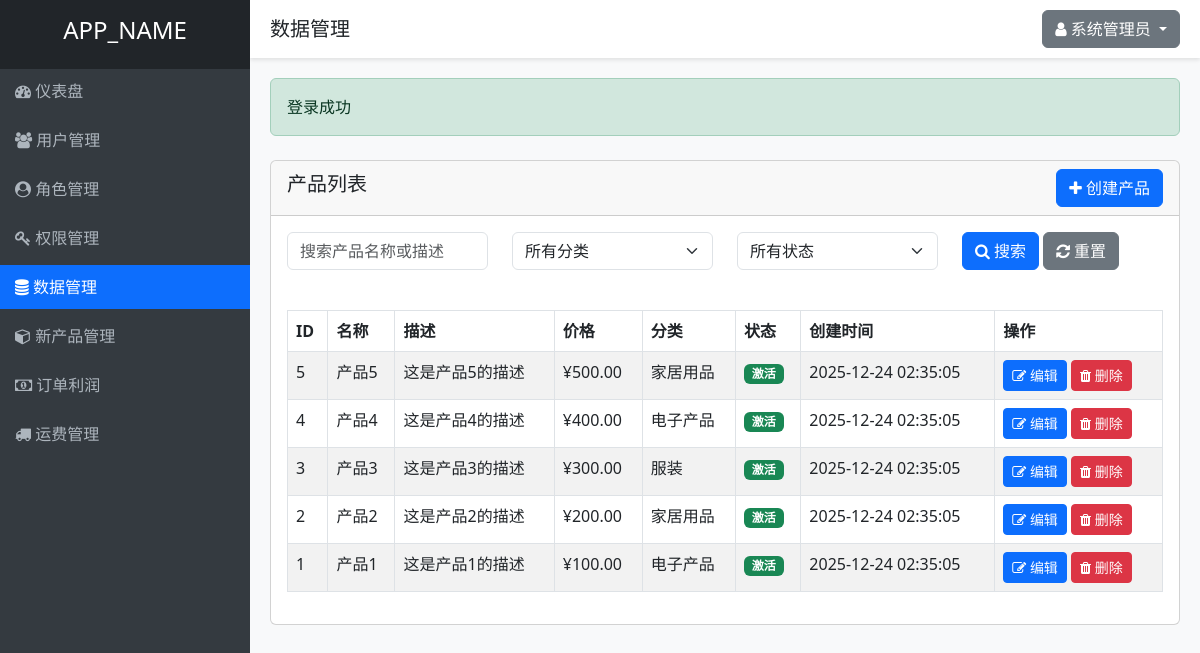
The app's page /data.php (signed in) with its own data.
### tables this page shows
CREATE TABLE IF NOT EXISTS products (
    id INT AUTO_INCREMENT PRIMARY KEY,
    name VARCHAR(100) NOT NULL,
    description TEXT,
    price DECIMAL(10, 2) NOT NULL,
    category VARCHAR(50) NOT NULL,
    status ENUM('active', 'inactive') DEFAULT 'active',
    created_at TIMESTAMP DEFAULT CURRENT_TIMESTAMP,
    updated_at TIMESTAMP DEFAULT CURRENT_TIMESTAMP ON UPDATE CURRENT_TIMESTAMP
);

### controllers/DataController.php (called while the page is built, shortened)
<?php
require_once APP_ROOT . '/models/Product.php';
require_once APP_ROOT . '/helpers/functions.php';
class DataController {
    private $productModel;
    public function __construct() {
        $this->productModel = new Product();
    }
    public function index() {
        $filters = [];
        $products = $this->productModel->getAll($filters);
        include VIEWS_DIR . '/layouts/header.php';
        include VIEWS_DIR . '/data/index.php';
        include VIEWS_DIR . '/layouts/footer.php';
    }
}
?>

### helpers/functions.php (called while the page is built, shortened)
<?php
function isLoggedIn() {
    return isset($_SESSION['user_id']);
}
function getCurrentUserId() {
    return $_SESSION['user_id'] ?? null;
}
function hasPermission($permissionSlug) {
    require_once APP_ROOT . '/models/Permission.php';
    $permissionModel = new Permission();
    return $permissionModel->checkUserPermission(getCurrentUserId(), $permissionSlug);
}
?>

### includes/database.php (called while the page is built, shortened)
<?php
class Database {
    private static $instance = null;
    private $conn;
    private function __construct() {
        try {
            $this->conn = new PDO(
                "mysql:host=" . DB_HOST . ";dbname=" . DB_NAME . ";charset=utf8",
                DB_USER,
                DB_PASS,
                [
                    PDO::ATTR_ERRMODE => PDO::ERRMODE_EXCEPTION,
                    PDO::ATTR_DEFAULT_FETCH_MODE => PDO::FETCH_ASSOC,
                    PDO::ATTR_EMULATE_PREPARES => false
                ]
            );
        } catch(PDOException $e) {
            die("数据库连接失败: " . $e->getMessage());
        }
    }
    public static function getInstance() {
        if(self::$instance === null) {
            self::$instance = new Database();
        }
        return self::$instance;
    }
    public function query($sql, $params = []) {
        $stmt = $this->conn->prepare($sql);
        $stmt->execute($params);
        return $stmt;
    }
}
?>

### models/Permission.php (called while the page is built, shortened)
<?php
require_once APP_ROOT . '/includes/database.php';
class Permission {
    private $db;
    public function __construct() {
        $this->db = Database::getInstance();
    }
    public function checkUserPermission($userId, $permissionSlug) {
        $sql = "SELECT COUNT(*) as count FROM permissions p
                JOIN role_permissions rp ON p.id = rp.permission_id
                JOIN user_roles ur ON rp.role_id = ur.role_id
                WHERE ur.user_id = ? AND p.slug = ?";
        $stmt = $this->db->query($sql, [$userId, $permissionSlug]);
        $result = $stmt->fetch();
        return $result['count'] > 0;
    }
}
?>

### models/Product.php (called while the page is built, shortened)
<?php
require_once APP_ROOT . '/includes/database.php';
class Product {
    private $db;
    public function __construct() {
        $this->db = Database::getInstance();
    }
    public function getAll($filters = []) {
        $sql = "SELECT * FROM products";
        $params = [];
        $sql .= " ORDER BY id DESC";
        $stmt = $this->db->query($sql, $params);
        return $stmt->fetchAll();
    }
}
?>

### views/data/index.php (the view, shortened to what this page needs)
<div class="row mt-4">
    <div class="col-md-12">
        <div class="card">
            <div class="card-header d-flex justify-content-between align-items-center">
                <h5>产品列表</h5>
                <?php if (hasPermission('data.create')): ?>
                    <a href="<?php echo APP_URL; ?>/data.php?action=create" class="btn btn-primary">
                        <i class="fa fa-plus"></i> 创建产品
                    </a>
                <?php endif; ?>
            </div>
            <div class="card-body">
                <form method="GET" action="<?php echo APP_URL; ?>/data.php" class="mb-4">
                    <div class="row">
                        <div class="col-md-3">
                            <div class="mb-3">
                                <input type="text" class="form-control" name="search" placeholder="搜索产品名称或描述" value="<?php echo $_GET['search'] ?? ''; ?>">
                            </div>
                        </div>
                        <div class="col-md-3">
                            <div class="mb-3">
                                <select class="form-select" name="category">
                                    <option value="">所有分类</option>
                                </select>
                            </div>
                        </div>
                        <div class="col-md-3">
                            <div class="mb-3">
                                <select class="form-select" name="status">
                                    <option value="">所有状态</option>
                                </select>
                            </div>
                        </div>
                        <div class="col-md-3">
                            <div class="mb-3">
                                <button type="submit" class="btn btn-primary">
                                    <i class="fa fa-search"></i> 搜索
                                </button>
                                <a href="<?php echo APP_URL; ?>/data.php" class="btn btn-secondary">
                                    <i class="fa fa-refresh"></i> 重置
                                </a>
                            </div>
                        </div>
                    </div>
                </form>
                <table class="table table-bordered table-striped">
                    <thead>
                        <tr>
                            <th>ID</th>
                            <th>名称</th>
                            <th>描述</th>
                            <th>价格</th>
                            <th>分类</th>
                            <th>状态</th>
                            <th>创建时间</th>
                            <th>操作</th>
                        </tr>
                    </thead>
                    <tbody>
                        <?php foreach ($products as $product): ?>
                            <tr>
                                <td><?php echo $product['id']; ?></td>
                                <td><?php echo $product['name']; ?></td>
                                <td><?php echo substr($product['description'], 0, 50); ?><?php echo strlen($product['description']) > 50 ? '...' : ''; ?></td>
                                <td>¥<?php echo number_format($product['price'], 2); ?></td>
                                <td><?php echo $product['category']; ?></td>
                                <td>
                                    <span class="badge bg-<?php echo $product['status'] == 'active' ? 'success' : 'danger'; ?>">
                                        <?php echo $product['status'] == 'active' ? '激活' : '停用'; ?>
                                    </span>
                                </td>
                                <td><?php echo $product['created_at']; ?></td>
                                <td>
                                    <?php if (hasPermission('data.edit')): ?>
                                        <a href="<?php echo APP_URL; ?>/data.php?action=edit&id=<?php echo $product['id']; ?>" class="btn btn-sm btn-primary">
                                            <i class="fa fa-edit"></i> 编辑
                                        </a>
                                    <?php endif; ?>
                                    <?php if (hasPermission('data.delete')): ?>
                                        <a href="<?php echo APP_URL; ?>/data.php?action=delete&id=<?php echo $product['id']; ?>" class="btn btn-sm btn-danger" onclick="return confirm('确定要删除这个产品吗？');">
                                            <i class="fa fa-trash"></i> 删除
                                        </a>
                                    <?php endif; ?>
                                </td>
                            </tr>
                        <?php endforeach; ?>
                    </tbody>
                </table>
            </div>
        </div>
    </div>
</div>

### views/layouts/header.php (style rules this page uses)
body { background-color: #f8f9fa; }

### records on screen
products: id "5", name "产品5", description "这是产品5的描述", price "500.00", category "家居用品", status "激活", created_at "2025-12-24 02:35:05"
products: id "4", name "产品4", description "这是产品4的描述", price "400.00", category "电子产品", status "激活", created_at "2025-12-24 02:35:05"
products: id "3", name "产品3", description "这是产品3的描述", price "300.00", category "服装", status "激活", created_at "2025-12-24 02:35:05"
products: id "2", name "产品2", description "这是产品2的描述", price "200.00", category "家居用品", status "激活", created_at "2025-12-24 02:35:05"
products: id "1", name "产品1", description "这是产品1的描述", price "100.00", category "电子产品", status "激活", created_at "2025-12-24 02:35:05"

### other values on screen
APP_NAME "APP_NAME"
$title "数据管理"
$_SESSION['full_name'] "系统管理员"
$success "登录成功"
